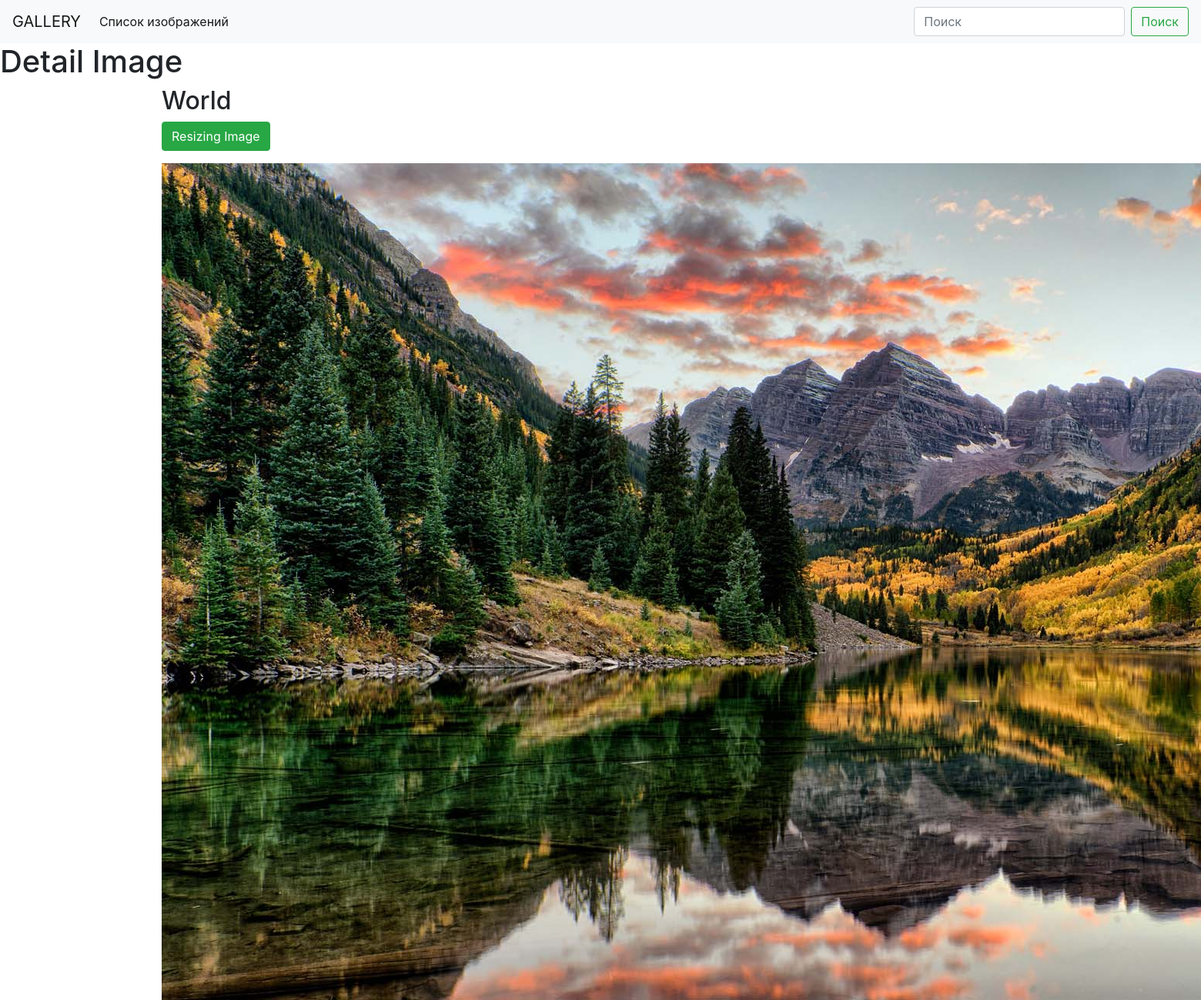
/43/, run on the app's committed database.
### gallery/models.py (models this page shows, shortened)
class Images(models.Model):
    title = models.CharField("Заголовок", max_length=300)
    image = models.ImageField("Изображение",
                              upload_to='images/',
                              blank=True,
                              width_field='image_width',
                              height_field='image_height'
                              )
    url = models.URLField(blank=True)
    created = models.DateField(auto_now_add=True)
    slug = models.SlugField(max_length=400, db_index=True, unique=True)
    image_width = models.PositiveIntegerField(null=True, blank=True, editable=False, default='600')
    image_height = models.PositiveIntegerField(null=True, blank=True, editable=False, default='600')
    class Meta:
        verbose_name = 'Изображение'
        verbose_name_plural = 'Изображении'

### gallery/views.py (the view)
# urls.py: path('<int:pk>/', views.ImageDetailView.as_view(), name='detail_image'),
class ImageDetailView(DetailView):
    model = Images
    template_name = 'gallery/image_detail.html'
    id_field = 'pk'
    context_object_name = 'image_detail'
    def get_context_data(self, **kwargs):
        context = super().get_context_data(**kwargs)
        context["form"] = ResizingImageForm()
        return context

### gallery/forms.py
class ResizingImageForm(forms.Form):
    height = forms.DecimalField(widget=forms.NumberInput(attrs={"class": "form-control border"}))
    width = forms.DecimalField(widget=forms.NumberInput(attrs={"class": "form-control border"}))

### gallery/templates/gallery/image_detail.html
{% extends "base.html" %}
{% block content %}
<h1>Detail Image</h1>
<div class="container">
    <div class="row">
        <div>
            <h2>{{ image_detail.title }}</h2>
            <p>
                <a href="{% url 'resizing_image' image_detail.slug %}" class="btn btn-success">Resizing Image</a>
            </p>
            <div>
                <img src="{% if image_detail.image %}{{ image_detail.image.url }}{% elif image_detail.url %}{{ image_detail.url.url }}{% endif %}" alt="{{ image_detail.title }}" feight={{image_detail.image_height}} width={{image_detail.image_width}}>
            </div>
        </div>
    </div>
</div>
{% endblock %}

### data on the page
Images: title "World", image (picture)
